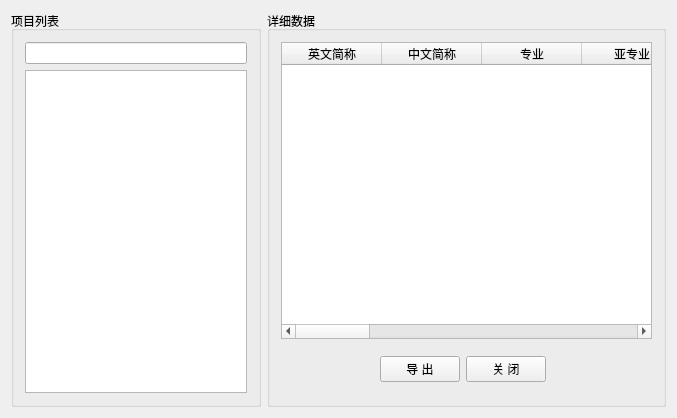
<?xml version="1.0" encoding="UTF-8"?>
<ui version="4.0">
 <class>ProjectDataSheet</class>
 <widget class="QWidget" name="ProjectDataSheet">
  <property name="geometry">
   <rect>
    <x>0</x>
    <y>0</y>
    <width>677</width>
    <height>418</height>
   </rect>
  </property>
  <property name="windowTitle">
   <string>详细数据浏览</string>
  </property>
  <property name="windowIcon">
   <iconset resource="../Icon.qrc">
    <normaloff>:/images/clipboard.png</normaloff>:/images/clipboard.png</iconset>
  </property>
  <layout class="QHBoxLayout" name="horizontalLayout_3" stretch="3,7">
   <item>
    <widget class="QGroupBox" name="groupBox">
     <property name="minimumSize">
      <size>
       <width>250</width>
       <height>0</height>
      </size>
     </property>
     <property name="maximumSize">
      <size>
       <width>250</width>
       <height>16777215</height>
      </size>
     </property>
     <property name="title">
      <string>项目列表</string>
     </property>
     <layout class="QVBoxLayout" name="verticalLayout_2">
      <item>
       <widget class="QLineEdit" name="inputKeyword"/>
      </item>
      <item>
       <widget class="QTreeWidget" name="treeWidget">
        <property name="selectionMode">
         <enum>QAbstractItemView::SingleSelection</enum>
        </property>
        <property name="selectionBehavior">
         <enum>QAbstractItemView::SelectRows</enum>
        </property>
        <attribute name="headerVisible">
         <bool>false</bool>
        </attribute>
        <column>
         <property name="text">
          <string/>
         </property>
        </column>
       </widget>
      </item>
     </layout>
    </widget>
   </item>
   <item>
    <widget class="QGroupBox" name="groupBox_2">
     <property name="title">
      <string>详细数据</string>
     </property>
     <layout class="QVBoxLayout" name="verticalLayout">
      <item>
       <widget class="QTableWidget" name="tableWidget">
        <property name="editTriggers">
         <set>QAbstractItemView::NoEditTriggers</set>
        </property>
        <property name="alternatingRowColors">
         <bool>true</bool>
        </property>
        <property name="selectionMode">
         <enum>QAbstractItemView::NoSelection</enum>
        </property>
        <attribute name="horizontalHeaderVisible">
         <bool>true</bool>
        </attribute>
        <column>
         <property name="text">
          <string>英文简称</string>
         </property>
        </column>
        <column>
         <property name="text">
          <string>中文简称</string>
         </property>
        </column>
        <column>
         <property name="text">
          <string>专业</string>
         </property>
        </column>
        <column>
         <property name="text">
          <string>亚专业</string>
         </property>
        </column>
        <column>
         <property name="text">
          <string>浓度水平</string>
         </property>
        </column>
        <column>
         <property name="text">
          <string>检测次数</string>
         </property>
        </column>
        <column>
         <property name="text">
          <string>质控品</string>
         </property>
        </column>
        <column>
         <property name="text">
          <string>质控品批号</string>
         </property>
        </column>
        <column>
         <property name="text">
          <string>试剂</string>
         </property>
        </column>
        <column>
         <property name="text">
          <string>试剂批号</string>
         </property>
        </column>
        <column>
         <property name="text">
          <string>方法</string>
         </property>
        </column>
        <column>
         <property name="text">
          <string>仪器</string>
         </property>
        </column>
        <column>
         <property name="text">
          <string>结果</string>
         </property>
        </column>
        <column>
         <property name="text">
          <string>日期</string>
         </property>
        </column>
       </widget>
      </item>
      <item>
       <widget class="QWidget" name="widget" native="true">
        <layout class="QHBoxLayout" name="horizontalLayout_2">
         <item>
          <spacer name="horizontalSpacer_2">
           <property name="orientation">
            <enum>Qt::Horizontal</enum>
           </property>
           <property name="sizeHint" stdset="0">
            <size>
             <width>40</width>
             <height>20</height>
            </size>
           </property>
          </spacer>
         </item>
         <item>
          <widget class="QPushButton" name="export_Btn">
           <property name="text">
            <string>导 出</string>
           </property>
          </widget>
         </item>
         <item>
          <widget class="QPushButton" name="close_Btn">
           <property name="text">
            <string>关 闭</string>
           </property>
          </widget>
         </item>
         <item>
          <spacer name="horizontalSpacer">
           <property name="orientation">
            <enum>Qt::Horizontal</enum>
           </property>
           <property name="sizeHint" stdset="0">
            <size>
             <width>95</width>
             <height>20</height>
            </size>
           </property>
          </spacer>
         </item>
        </layout>
       </widget>
      </item>
     </layout>
    </widget>
   </item>
  </layout>
 </widget>
 <layoutdefault spacing="6" margin="11"/>
 <resources>
  <include location="../Icon.qrc"/>
 </resources>
 <connections/>
</ui>
